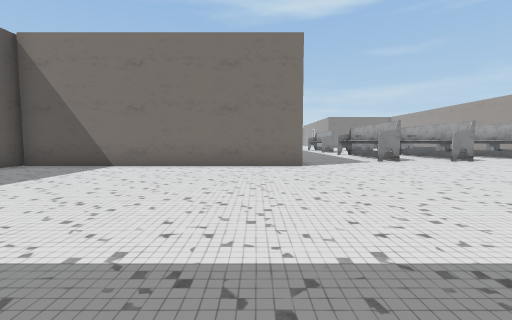
view 1 (above)

24 first-person views from a walk through a scene from a Unity 3-D project. The camera is 1.3 m above the floor, tilts 4° down and sees 90° across. Doors are open. The floor is counted in squares, 2 m on a side. Each view is taken from the middle of a square. On the plan, view 1 faces up. The plan holds only what a view shows up to about 9 squares ahead; the rest is blank. The place goes on beyond the plan. Some surface patterns are stand-ins.

view 2
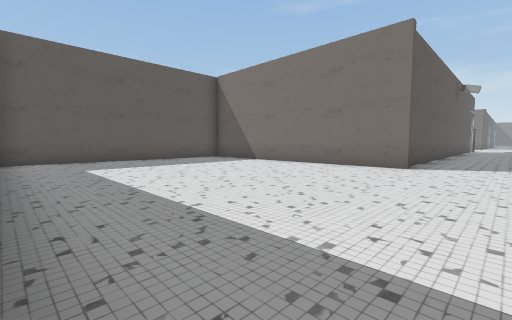

view 3
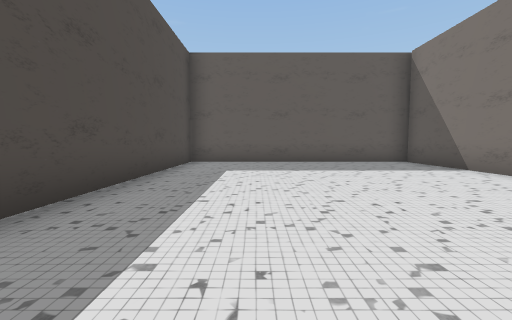

view 4
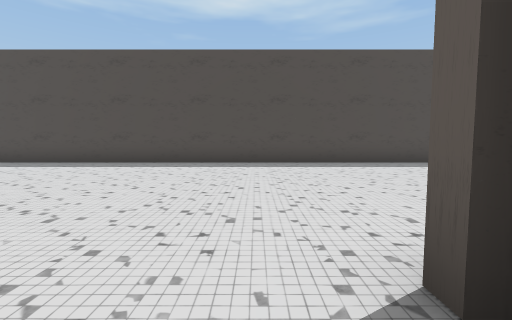

view 5
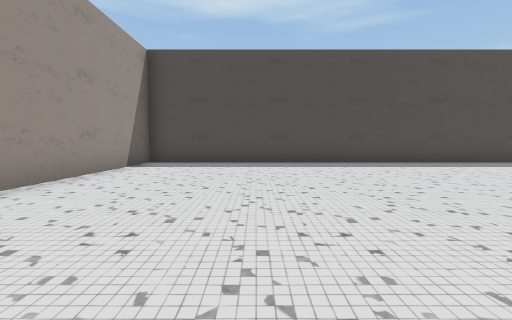

view 6
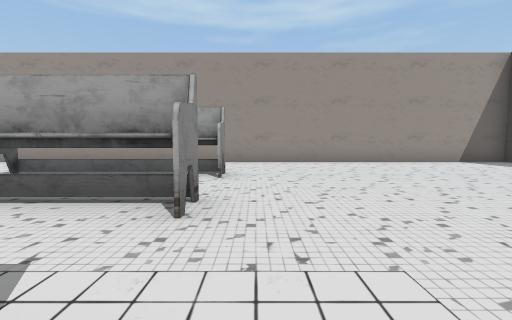

view 7
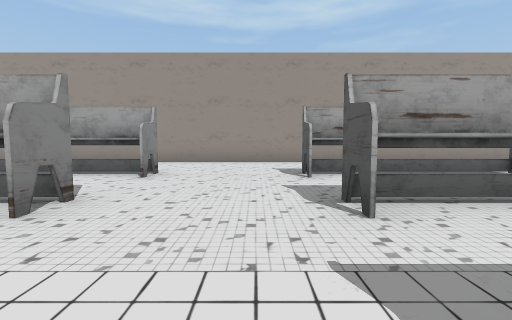

view 8
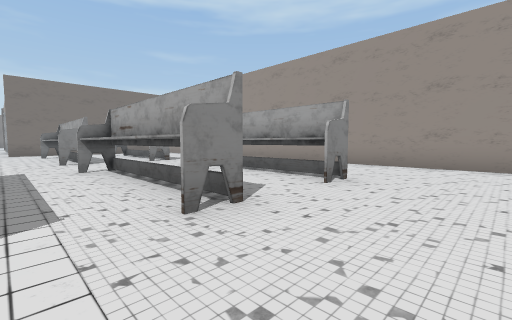

view 9
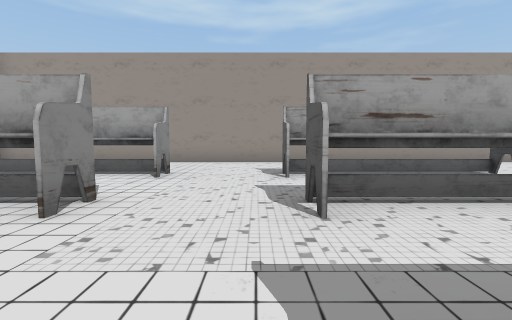

view 10
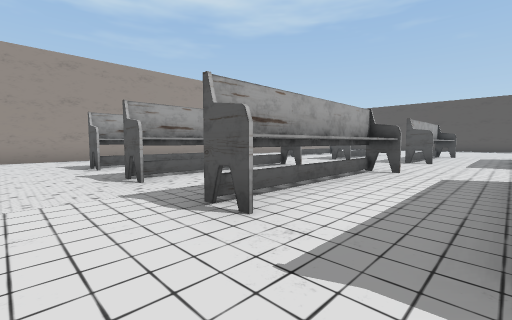

view 11
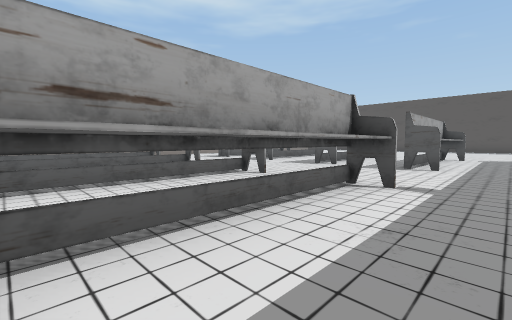

view 12
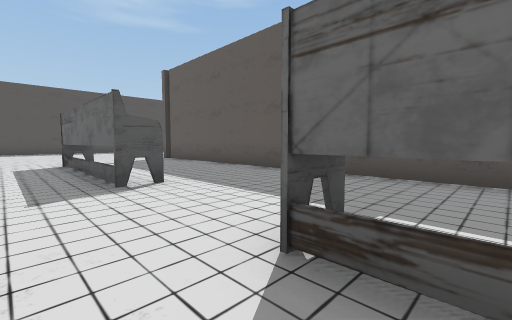

view 13
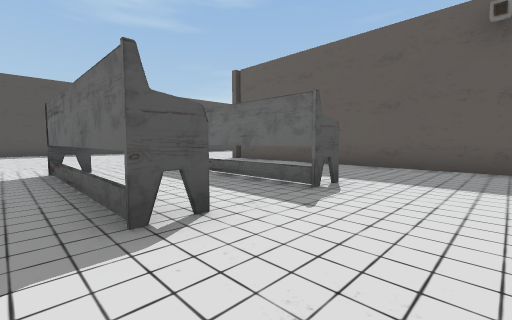

view 14
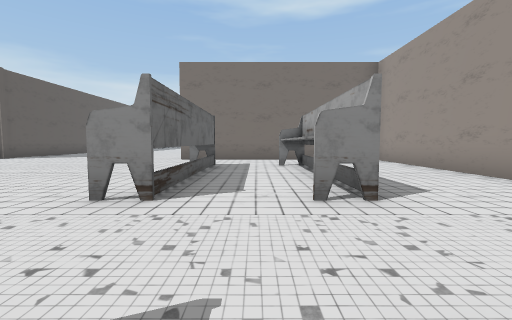

view 15
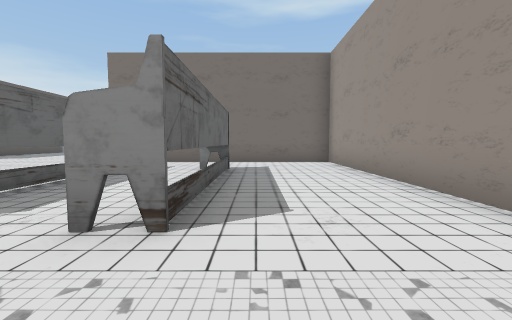

view 16
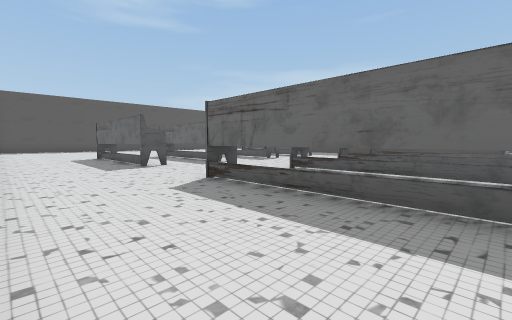

view 17
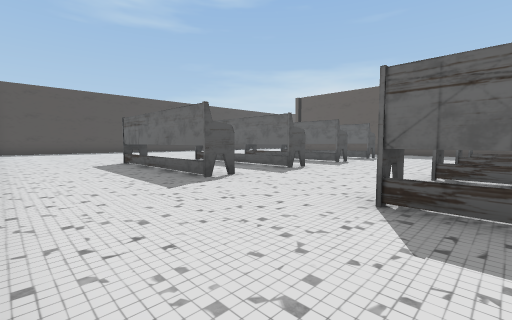

view 18
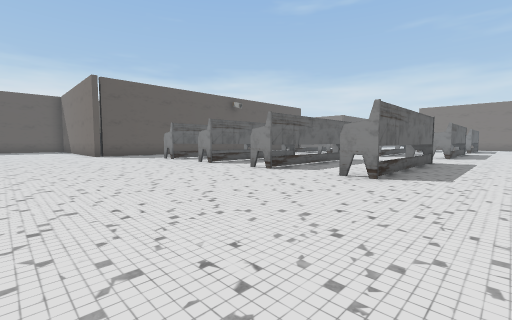

view 19
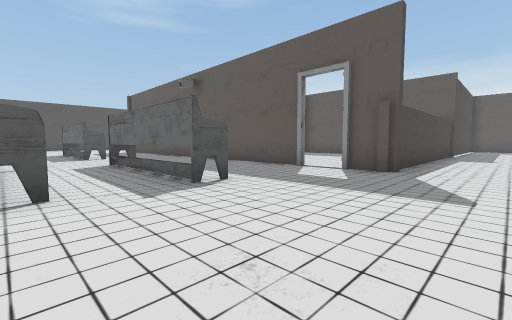

view 20
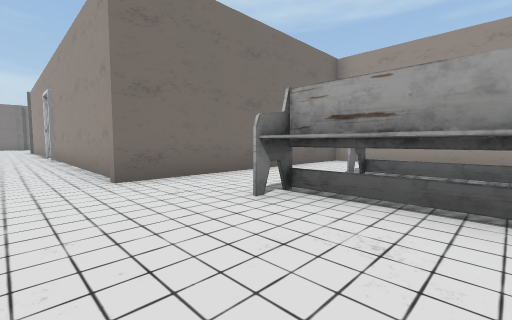

view 21
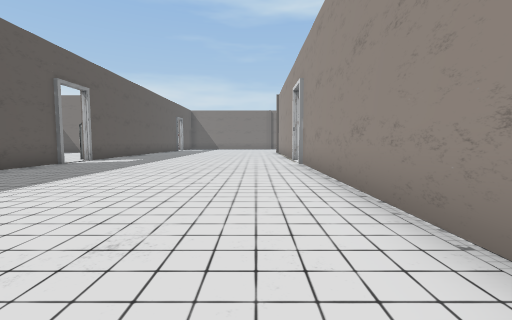

view 22
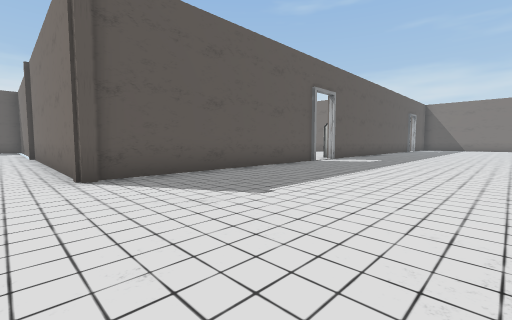

view 23
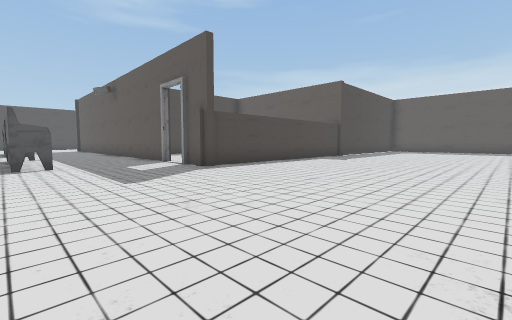

view 24
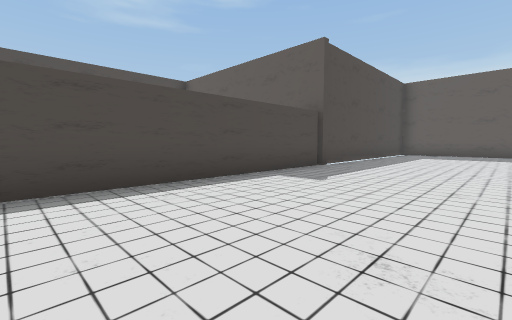

### Floor plan
Points are (right, up) in squares from view 1. A wall is a line through its corners. A room is listed if a view was taken in it or the views show most of it. See-through windows are left out.
Room 1 (views 1, 2, 3, 4, 5, 6, 15, 16, 17, 18)
walls: (7.3, 8.6) (6.6, 8.6); (9.8, 8.6) (9.2, 8.6); (4.8, 8.6) (4.1, 8.6); (11.7, 13) (12.3, 13) (12.3, 8.6) (11.7, 8.6); (1.4, 6.9) (-6.4, 6.9) (-6.4, -0.1) (15.4, -0.1) (15.4, 29.4) (11.4, 29.4); (1.1, 8.4) (1.1, 6.9); (12.3, 20.1) (12.3, 16.1) (11.7, 16.1); (11.7, 20.4) (12.4, 20.4); (12.3, 27.2) (12.3, 22.8) (11.7, 22.8)
ways out: opening at (6.1, 8) to room 2; opening at (12, 14.5) to room 2; opening at (12, 21.5) to room 2; opening at (12, 28.5) to room 2
Room 2 (views 7, 8, 9, 10, 11, 12, 13, 14, 19, 20, 21, 22, 23, 24)
walls: (1.4, 29.9) (-5.9, 29.9); (4.1, 20.4) (4.8, 20.4) (4.8, 16); (1.1, 20) (1.1, 8.4); (9.2, 25) (9.2, 27.2); (9.8, 27.1) (9.1, 27.1); (9.8, 22.8) (9.8, 27.1); (9.8, 27.2) (9.8, 22.8) (9.2, 22.8) (9.2, 23.2); (4.1, 16.1) (4.8, 16.1) (4.8, 20.1); (4.2, 16) (4.2, 20); (11.7, 22.8) (11.7, 24.2); (6.6, 16) (6.6, 20.4) (7.4, 20.4); (7.3, 16.1) (7.3, 20.5); (11.4, 29.4) (8.4, 29.4) (8.4, 36.6); (12.3, 22.8) (12.3, 27.1); (11.7, 19.9) (11.7, 20.4); (-8.9, 22.2) (1.1, 22.2) (1.1, 21.1); (1.1, 36.8) (1.1, 29.8); (9.8, 16.1) (9.2, 16.1) (9.2, 20.4) (9.9, 20.4); (9.8, 16.1) (9.8, 20.4) (9.1, 20.4); (4.1, 13) (4.8, 13) (4.8, 8.6); (6.6, 13) (7.3, 13) (7.3, 8.6); (11.7, 16.1) (11.7, 18.1); (12.3, 16.1) (12.3, 20.5); (9.2, 11.8) (9.2, 13) (9.8, 13) (9.8, 8.6) (9.8, 13.1); (11.7, 12.4) (11.7, 13); (4.1, 8.7) (4.9, 8.7); (9.2, 8.6) (9.2, 10.2); (11.7, 8.6) (11.7, 9.1); (12.3, 8.7) (12.3, 13)
low walls: (7.3, 20.1) (7.3, 16); (9.8, 20.1) (9.8, 16.1); (9.1, 16.1) (9.8, 16.1); (4.8, 10.9) (4.8, 12.4); (7.3, 11.5) (7.3, 13.1)
ways out: opening at (6.1, 8) to room 1; opening at (12, 14.5) to room 1; opening at (12, 21.5) to room 1; opening at (12, 28.5) to room 1; open door at (1, 20.5); open door at (1, 37.5); open door at (8, 37.5)

Positions as (right, up) in squares from view 1, and headings:
1: (0, 0), facing up
2: (3, 0), facing up-left
3: (2, 2), facing left
4: (2, 8), facing down
5: (12, 8), facing down
6: (7, 8), facing right
7: (7, 14), facing right
8: (8, 14), facing up-right
9: (7, 21), facing right
10: (5, 22), facing down-right
11: (3, 20), facing down-right
12: (6, 17), facing down-left
13: (8, 15), facing down-left
14: (11, 20), facing up
15: (13, 21), facing up
16: (15, 20), facing down-left
17: (15, 17), facing down-left
18: (14, 4), facing up-left
19: (7, 24), facing down-left
20: (7, 25), facing up-right
21: (7, 29), facing up
22: (6, 29), facing up-left
23: (5, 28), facing down-left
24: (0, 26), facing down-left
